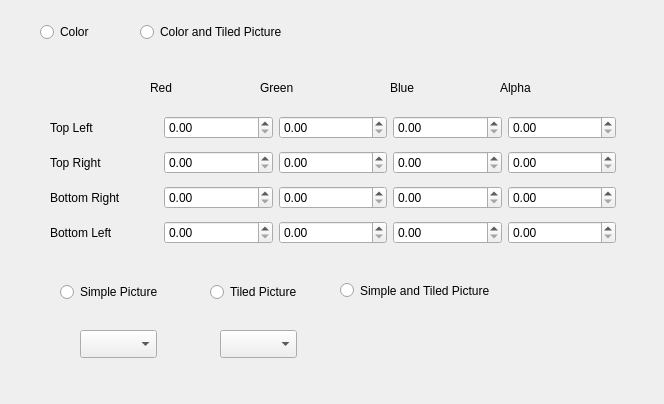
<?xml version="1.0" encoding="UTF-8"?>
<ui version="4.0">
 <class>BackgroundForm</class>
 <widget class="QDialog" name="BackgroundForm">
  <property name="geometry">
   <rect>
    <x>0</x>
    <y>0</y>
    <width>664</width>
    <height>404</height>
   </rect>
  </property>
  <property name="windowTitle">
   <string>Dialog</string>
  </property>
  <widget class="QRadioButton" name="coloredRadioButton">
   <property name="geometry">
    <rect>
     <x>40</x>
     <y>20</y>
     <width>81</width>
     <height>24</height>
    </rect>
   </property>
   <property name="text">
    <string>Color</string>
   </property>
  </widget>
  <widget class="QRadioButton" name="simpleTextRadioButton">
   <property name="geometry">
    <rect>
     <x>60</x>
     <y>280</y>
     <width>121</width>
     <height>24</height>
    </rect>
   </property>
   <property name="text">
    <string>Simple Picture</string>
   </property>
  </widget>
  <widget class="QRadioButton" name="tiledTextRadioButton">
   <property name="geometry">
    <rect>
     <x>210</x>
     <y>280</y>
     <width>111</width>
     <height>24</height>
    </rect>
   </property>
   <property name="text">
    <string>Tiled Picture</string>
   </property>
  </widget>
  <widget class="QComboBox" name="spriteSimpleTextureComboBox">
   <property name="geometry">
    <rect>
     <x>80</x>
     <y>330</y>
     <width>77</width>
     <height>28</height>
    </rect>
   </property>
  </widget>
  <widget class="QWidget" name="colorContainer" native="true">
   <property name="geometry">
    <rect>
     <x>30</x>
     <y>50</y>
     <width>601</width>
     <height>231</height>
    </rect>
   </property>
   <widget class="QWidget" name="layoutWidget">
    <property name="geometry">
     <rect>
      <x>20</x>
      <y>60</y>
      <width>566</width>
      <height>140</height>
     </rect>
    </property>
    <layout class="QVBoxLayout" name="verticalLayout">
     <item>
      <layout class="QHBoxLayout" name="TopLeftAngleLayout">
       <item>
        <widget class="QLabel" name="label">
         <property name="text">
          <string>Top Left</string>
         </property>
        </widget>
       </item>
       <item>
        <widget class="QDoubleSpinBox" name="TLRSpinBox">
         <property name="maximum">
          <double>1.000000000000000</double>
         </property>
         <property name="singleStep">
          <double>0.010000000000000</double>
         </property>
        </widget>
       </item>
       <item>
        <widget class="QDoubleSpinBox" name="TLGSpinBox">
         <property name="maximum">
          <double>1.000000000000000</double>
         </property>
         <property name="singleStep">
          <double>0.010000000000000</double>
         </property>
        </widget>
       </item>
       <item>
        <widget class="QDoubleSpinBox" name="TLBSpinBox">
         <property name="maximum">
          <double>1.000000000000000</double>
         </property>
         <property name="singleStep">
          <double>0.010000000000000</double>
         </property>
        </widget>
       </item>
       <item>
        <widget class="QDoubleSpinBox" name="TLASpinBox">
         <property name="maximum">
          <double>1.000000000000000</double>
         </property>
         <property name="singleStep">
          <double>0.010000000000000</double>
         </property>
        </widget>
       </item>
      </layout>
     </item>
     <item>
      <layout class="QHBoxLayout" name="horizontalLayout_4">
       <item>
        <widget class="QLabel" name="label_8">
         <property name="text">
          <string>Top Right</string>
         </property>
        </widget>
       </item>
       <item>
        <widget class="QDoubleSpinBox" name="TLRSpinBox_4">
         <property name="maximum">
          <double>1.000000000000000</double>
         </property>
         <property name="singleStep">
          <double>0.010000000000000</double>
         </property>
        </widget>
       </item>
       <item>
        <widget class="QDoubleSpinBox" name="TLGSpinBox_4">
         <property name="maximum">
          <double>1.000000000000000</double>
         </property>
         <property name="singleStep">
          <double>0.010000000000000</double>
         </property>
        </widget>
       </item>
       <item>
        <widget class="QDoubleSpinBox" name="TLBSpinBox_4">
         <property name="maximum">
          <double>1.000000000000000</double>
         </property>
         <property name="singleStep">
          <double>0.010000000000000</double>
         </property>
        </widget>
       </item>
       <item>
        <widget class="QDoubleSpinBox" name="TLASpinBox_4">
         <property name="maximum">
          <double>1.000000000000000</double>
         </property>
         <property name="singleStep">
          <double>0.010000000000000</double>
         </property>
        </widget>
       </item>
      </layout>
     </item>
     <item>
      <layout class="QHBoxLayout" name="horizontalLayout_3">
       <item>
        <widget class="QLabel" name="label_7">
         <property name="text">
          <string>Bottom Right</string>
         </property>
        </widget>
       </item>
       <item>
        <widget class="QDoubleSpinBox" name="TLRSpinBox_3">
         <property name="maximum">
          <double>1.000000000000000</double>
         </property>
         <property name="singleStep">
          <double>0.010000000000000</double>
         </property>
        </widget>
       </item>
       <item>
        <widget class="QDoubleSpinBox" name="TLGSpinBox_3">
         <property name="maximum">
          <double>1.000000000000000</double>
         </property>
         <property name="singleStep">
          <double>0.010000000000000</double>
         </property>
        </widget>
       </item>
       <item>
        <widget class="QDoubleSpinBox" name="TLBSpinBox_3">
         <property name="maximum">
          <double>1.000000000000000</double>
         </property>
         <property name="singleStep">
          <double>0.010000000000000</double>
         </property>
        </widget>
       </item>
       <item>
        <widget class="QDoubleSpinBox" name="TLASpinBox_3">
         <property name="maximum">
          <double>1.000000000000000</double>
         </property>
         <property name="singleStep">
          <double>0.010000000000000</double>
         </property>
        </widget>
       </item>
      </layout>
     </item>
     <item>
      <layout class="QHBoxLayout" name="horizontalLayout_2">
       <item>
        <widget class="QLabel" name="label_6">
         <property name="text">
          <string>Bottom Left</string>
         </property>
        </widget>
       </item>
       <item>
        <widget class="QDoubleSpinBox" name="TLRSpinBox_2">
         <property name="maximum">
          <double>1.000000000000000</double>
         </property>
         <property name="singleStep">
          <double>0.010000000000000</double>
         </property>
        </widget>
       </item>
       <item>
        <widget class="QDoubleSpinBox" name="TLGSpinBox_2">
         <property name="maximum">
          <double>1.000000000000000</double>
         </property>
         <property name="singleStep">
          <double>0.010000000000000</double>
         </property>
        </widget>
       </item>
       <item>
        <widget class="QDoubleSpinBox" name="TLBSpinBox_2">
         <property name="maximum">
          <double>1.000000000000000</double>
         </property>
         <property name="singleStep">
          <double>0.010000000000000</double>
         </property>
        </widget>
       </item>
       <item>
        <widget class="QDoubleSpinBox" name="TLASpinBox_2">
         <property name="maximum">
          <double>1.000000000000000</double>
         </property>
         <property name="singleStep">
          <double>0.010000000000000</double>
         </property>
        </widget>
       </item>
      </layout>
     </item>
    </layout>
   </widget>
   <widget class="QLabel" name="label_4">
    <property name="geometry">
     <rect>
      <x>360</x>
      <y>30</y>
      <width>57</width>
      <height>16</height>
     </rect>
    </property>
    <property name="text">
     <string>Blue</string>
    </property>
   </widget>
   <widget class="QLabel" name="label_3">
    <property name="geometry">
     <rect>
      <x>230</x>
      <y>30</y>
      <width>57</width>
      <height>16</height>
     </rect>
    </property>
    <property name="text">
     <string>Green</string>
    </property>
   </widget>
   <widget class="QLabel" name="label_5">
    <property name="geometry">
     <rect>
      <x>470</x>
      <y>30</y>
      <width>57</width>
      <height>16</height>
     </rect>
    </property>
    <property name="text">
     <string>Alpha</string>
    </property>
   </widget>
   <widget class="QLabel" name="label_2">
    <property name="geometry">
     <rect>
      <x>120</x>
      <y>30</y>
      <width>57</width>
      <height>16</height>
     </rect>
    </property>
    <property name="text">
     <string>Red</string>
    </property>
   </widget>
  </widget>
  <widget class="QComboBox" name="spriteTiledTextureComboBox">
   <property name="geometry">
    <rect>
     <x>220</x>
     <y>330</y>
     <width>77</width>
     <height>28</height>
    </rect>
   </property>
  </widget>
  <widget class="QRadioButton" name="simpleTextureAndTiledTextRadioButton">
   <property name="geometry">
    <rect>
     <x>340</x>
     <y>280</y>
     <width>181</width>
     <height>21</height>
    </rect>
   </property>
   <property name="text">
    <string>Simple and Tiled Picture</string>
   </property>
  </widget>
  <widget class="QRadioButton" name="colorAndTiledTextRadioButton">
   <property name="geometry">
    <rect>
     <x>140</x>
     <y>20</y>
     <width>161</width>
     <height>24</height>
    </rect>
   </property>
   <property name="text">
    <string>Color and Tiled Picture</string>
   </property>
  </widget>
 </widget>
 <resources/>
 <connections/>
</ui>
